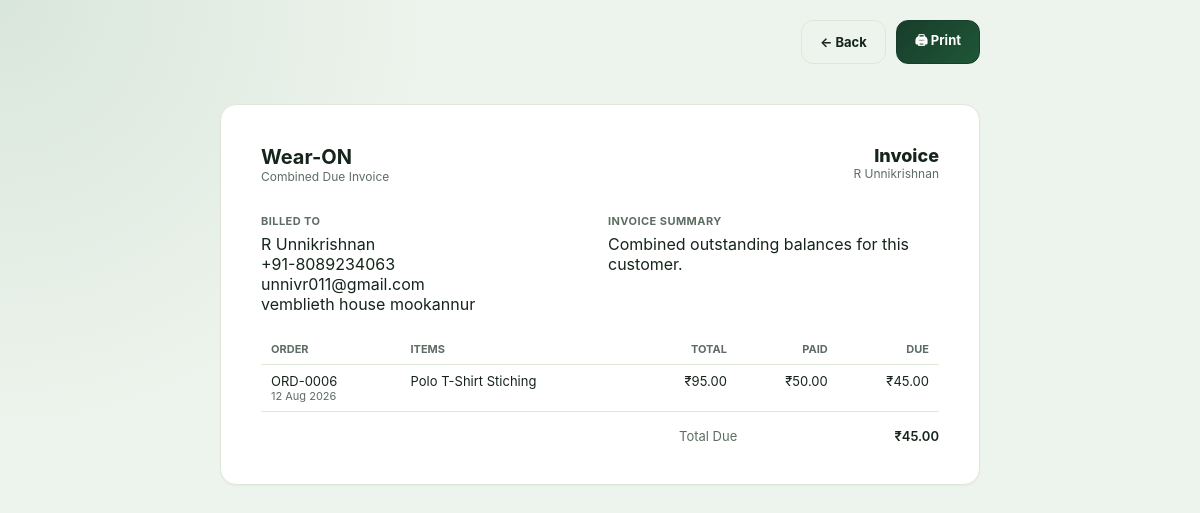
Screenshot of /customers/7/due-invoice/ (signed in) with the database file from the repository.
### orders/models.py (models this page shows, shortened)
class Customer(models.Model):
    name = models.CharField(max_length=150)
    company_name = models.CharField(max_length=150, blank=True)
    email = models.EmailField(blank=True)
    phone = models.CharField(max_length=20, blank=True)
    address = models.TextField(blank=True)
    created_at = models.DateTimeField(auto_now_add=True)
    class Meta:
        ordering = ["name"]

class Order(models.Model):
    STATUS_PENDING = "pending"
    STATUS_IN_PROGRESS = "in_progress"
    STATUS_FINISHED = "finished"
    STATUS_CANCELLED = "cancelled"
    STATUS_CHOICES = [
        (STATUS_PENDING, "Pending"),
        (STATUS_IN_PROGRESS, "In Progress"),
        (STATUS_FINISHED, "Finished"),
        (STATUS_CANCELLED, "Cancelled"),
    ]
    PRIORITY_LOW = "low"
    PRIORITY_MEDIUM = "medium"
    PRIORITY_HIGH = "high"
    PRIORITY_CHOICES = [
        (PRIORITY_LOW, "Low"),
        (PRIORITY_MEDIUM, "Medium"),
        (PRIORITY_HIGH, "High"),
    ]
    PAYMENT_METHOD_BANK = "bank_transfer"
    PAYMENT_METHOD_CHECK = "check"
    PAYMENT_METHOD_CARD = "card"
    PAYMENT_METHOD_ONLINE = "online_payment"
    PAYMENT_METHOD_OTHER = "other"
    PAYMENT_METHOD_CHOICES = [
        ("", "Select payment method"),
        (PAYMENT_METHOD_BANK, "Bank Transfer"),
        (PAYMENT_METHOD_CHECK, "Check"),
        (PAYMENT_METHOD_CARD, "Card"),
        (PAYMENT_METHOD_ONLINE, "Online Payment"),
        (PAYMENT_METHOD_OTHER, "Other"),
    ]
    order_number = models.CharField(max_length=20, unique=True, editable=False)
    customer = models.ForeignKey(Customer, on_delete=models.CASCADE, related_name="orders")
    status = models.CharField(max_length=20, choices=STATUS_CHOICES, default=STATUS_IN_PROGRESS)
    is_paid = models.BooleanField(default=False)
    order_date = models.DateField(default=timezone.localdate)
    expected_delivery_date = models.DateField(null=True, blank=True)
    reference_number = models.CharField("Reference / PO Number", max_length=50, blank=True)
    shipping_address = models.TextField(blank=True, help_text="Leave blank to use customer address")
    assigned_tailor = models.CharField(max_length=100, blank=True)
    priority = models.CharField(max_length=10, choices=PRIORITY_CHOICES, default=PRIORITY_MEDIUM)
    discount_percent = models.DecimalField(max_digits=5, decimal_places=2, default=0)
    amount_paid = models.DecimalField(max_digits=10, decimal_places=2, default=Decimal("0.00"))
    payment_method = models.CharField(
        max_length=30,
        choices=PAYMENT_METHOD_CHOICES,
        blank=True,
        default="",
    )
    payment_method_details = models.CharField(max_length=255, blank=True)
    customer_notes = models.TextField(blank=True)
    created_at = models.DateTimeField(auto_now_add=True)
    updated_at = models.DateTimeField(auto_now=True)
    class Meta:
        ordering = ["-created_at"]
    @property
    def subtotal(self):
        total = sum((item.subtotal for item in self.items.all()), Decimal("0"))
        return total.quantize(Decimal("0.01"))
    @property
    def discount_amount(self):
        return (self.subtotal * self.discount_percent / Decimal("100")).quantize(Decimal("0.01"))
    @property
    def grand_total(self):
        return self.subtotal - self.discount_amount
    @property
    def amount_due(self):
        due = self.grand_total - self.amount_paid
        if due <= Decimal("0"):
            return Decimal("0.00")
        return due.quantize(Decimal("0.01"))

class OrderItem(models.Model):
    order = models.ForeignKey(Order, on_delete=models.CASCADE, related_name="items")
    fabric = models.ForeignKey(
        Fabric, on_delete=models.SET_NULL, related_name="order_items", null=True, blank=True
    )
    item_name = models.CharField(max_length=150)
    description = models.CharField(max_length=255, blank=True)
    quantity = models.DecimalField(max_digits=10, decimal_places=2, default=1)
    unit_price = models.DecimalField("Rate", max_digits=10, decimal_places=2, default=0)
    @property
    def subtotal(self):
        return self.quantity * self.unit_price

### orders/views.py (the view)
# urls.py: path("customers/<int:pk>/due-invoice/", views.customer_due_invoice, name="customer-due-invoice"),
@login_required
def customer_due_invoice(request, pk):
    customer = get_object_or_404(
        Customer.objects.prefetch_related("orders__items", "orders__expenses"),
        pk=pk,
    )
    orders = list(customer.orders.order_by("-created_at").all())
    due_orders = [o for o in orders if o.amount_due > Decimal("0") and o.status == Order.STATUS_FINISHED and not o.is_paid]
    total_due = sum((o.amount_due for o in due_orders), Decimal("0"))
    return render(
        request,
        "orders/customer_due_invoice.html",
        {
            "customer": customer,
            "due_orders": due_orders,
            "total_due": total_due,
        },
    )

### orders/templates/orders/customer_due_invoice.html (shortened to what this page needs)
{% load static humanize %}
<!DOCTYPE html>
<html lang="en">
<head>
  <link rel="stylesheet" href="{% static 'css/style.css' %}">
</head>
<body>
  <div class="print-bar">
    <a href="{% url 'customer-detail' customer.pk %}" class="btn btn-outline">&larr; Back</a>
    <button class="btn btn-primary" onclick="window.print()">&#128424; Print</button>
  </div>
  <div class="card invoice-wrap">
    <div class="invoice-head">
      <div>
        <div class="brand-name" style="font-size:20px;">Wear-ON</div>
        <div class="text-muted" style="font-size:12px;">Combined Due Invoice</div>
      </div>
      <div style="text-align:right;">
        <div style="font-weight:800; font-size:18px;">Invoice</div>
        <div class="text-muted" style="font-size:12px;">{{ customer.name }}</div>
      </div>
    </div>
    <div class="field-grid">
      <div>
        <div class="stat-label">Billed To</div>
        <p style="margin:6px 0 0;">
          {{ customer.name }}<br>
          {% if customer.phone %}{{ customer.phone }}<br>{% endif %}
          {% if customer.email %}{{ customer.email }}<br>{% endif %}
          {{ customer.address|default:'—' }}
        </p>
      </div>
      <div>
        <div class="stat-label">Invoice Summary</div>
        <p style="margin:6px 0 0;">Combined outstanding balances for this customer.</p>
      </div>
    </div>
    <table class="invoice-table">
      <thead>
        <tr>
          <th>Order</th>
          <th>Items</th>
          <th style="text-align:right;">Total</th>
          <th style="text-align:right;">Paid</th>
          <th style="text-align:right;">Due</th>
        </tr>
      </thead>
      <tbody>
        {% for order in due_orders %}
        <tr>
          <td style="vertical-align:top;">
            <a href="{% url 'order-detail' order.pk %}">{{ order.order_number }}</a>
            <div class="text-muted" style="font-size:11px;">{{ order.order_date|date:"d M Y" }}</div>
          </td>
          <td style="vertical-align:top;">
            {% for item in order.items.all %}
              <div style="margin-bottom:6px;">
                <div>{{ item.item_name }}</div>
              </div>
            {% empty %}
              <div class="text-muted">No items</div>
            {% endfor %}
          </td>
          <td style="text-align:right; vertical-align:top;">&#8377;{{ order.grand_total|intcomma }}</td>
          <td style="text-align:right; vertical-align:top;">&#8377;{{ order.amount_paid|intcomma }}</td>
          <td style="text-align:right; vertical-align:top;">&#8377;{{ order.amount_due|intcomma }}</td>
        </tr>
        {% empty %}
        <tr><td colspan="5" class="text-muted">No outstanding dues found.</td></tr>
        {% endfor %}
      </tbody>
    </table>
    <div class="invoice-totals">
      <div class="kv-row"><span class="k">Total Due</span><span class="v">&#8377;{{ total_due|intcomma }}</span></div>
    </div>
  </div>
</body>
</html>

### static/css/style.css (style rules this page uses)
:root { --bg: #edf4ed; --bg-strong: #e3efdf; --surface: #ffffff; --surface-soft: #f7faf5; --surface-muted: #edf4ed; --ink: #16251b; --ink-soft: #3a4b41; --muted: #5d6d63; --primary: #183d2a; --primary-strong: #1f5637; --primary-soft: #dfeee6; --primary-soft-strong: #cfe8d8; --success: #1d7d4d; --success-soft: #dff6e8; --danger: #c94a3d; --danger-soft: #fde9e6; --warning: #986c1f; --warning-soft: #faf0d0; --border: #dfe8d8; --input-bg: #f9fbf8; --chip-muted: #edf0e7; --shadow: 0 10px 26px rgba(18, 38, 28, 0.08); --shadow-soft: 0 1px 2px rgba(18, 38, 28, 0.04); --radius: 16px; --radius-sm: 12px; --sidebar-width: 240px; color-scheme: light; }
* { box-sizing: border-box; }
html { scroll-behavior: smooth; }
html, body { margin: 0; padding: 0; }
body { min-height: 100vh; background: radial-gradient(circle at top left, rgba(73, 127, 89, 0.12), transparent 30%), var(--bg); color: var(--ink); font-family: 'Poppins', -apple-system, "Segoe UI", Roboto, Helvetica, Arial, sans-serif; }
a { color: inherit; text-decoration: none; }
button, input, textarea, select { font: inherit; }
.brand-name { font-weight: 700; font-size: 15px; }
.btn { display: inline-flex; align-items: center; justify-content: center; gap: 6px; padding: 10px 18px; border-radius: 12px; font-size: 13px; font-weight: 700; border: 1px solid var(--border); background: var(--surface); color: var(--ink); cursor: pointer; transition: transform 0.2s ease, background 0.2s ease, border-color 0.2s ease; }
.btn-primary { background: linear-gradient(135deg, var(--primary), var(--primary-strong)); border-color: var(--primary); color: #fff; }
.btn-outline { background: transparent; }
.card { background: var(--surface); border: 1px solid var(--border); border-radius: var(--radius); box-shadow: var(--shadow-soft); }
.stat-label { font-size: 11px; font-weight: 700; letter-spacing: .04em; color: var(--muted); text-transform: uppercase; }
.kv-row { display: flex; justify-content: space-between; font-size: 13px; }
.kv-row .k { color: var(--muted); }
.kv-row .v { font-weight: 600; }
.field-grid { display: grid; grid-template-columns: 1fr 1fr; gap: 16px; }
.invoice-wrap { max-width: 760px; margin: 40px auto; padding: 40px; background: #fff; }
.invoice-head { display: flex; justify-content: space-between; margin-bottom: 30px; }
.invoice-table { width: 100%; border-collapse: collapse; margin-top: 20px; }
.invoice-table th, .invoice-table td { text-align: left; padding: 8px 10px; border-bottom: 1px solid var(--border); font-size: 13px; }
.invoice-table th { text-transform: uppercase; font-size: 11px; color: var(--muted); }
.invoice-totals { max-width: 260px; margin-left: auto; margin-top: 16px; }
.print-bar { max-width: 760px; margin: 20px auto 0; display: flex; justify-content: flex-end; gap: 10px; }
.text-muted { color: var(--muted); }

### rows the page displays
Customer: name "R Unnikrishnan", phone "+91-8089234063", email "unnivr011@gmail.com", address "vemblieth house mookannur"
Order: order_number "ORD-0006", order_date "12 Aug 2026", grand_total "95.00", amount_paid "50.00", amount_due "45.00"
OrderItem: item_name "Polo T-Shirt Stiching"

### other values shown
{{ total_due|intcomma }} "45.00"
